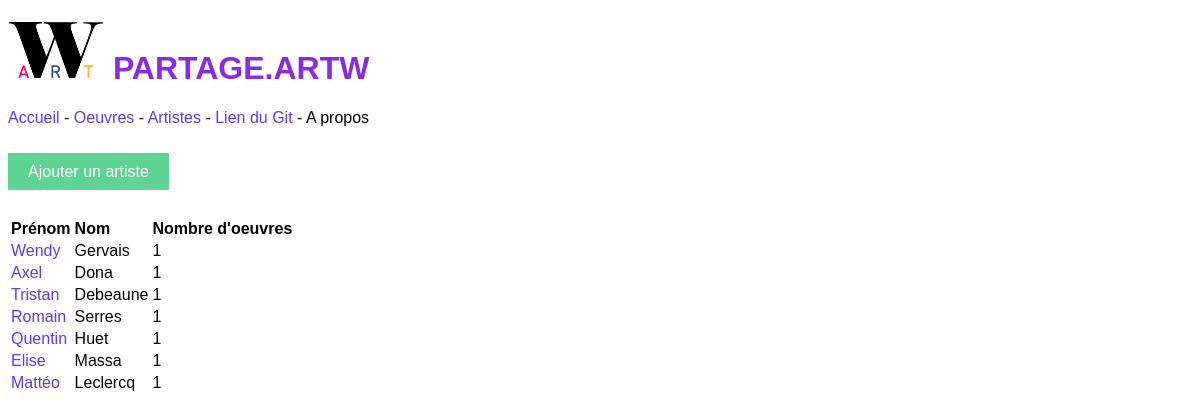
/artw/index.php/artistes, run on the app's committed database.
### tables this page shows
CREATE TABLE IF NOT EXISTS `personnes` (
  `id_personne` int(11) NOT NULL AUTO_INCREMENT,
  `nom` text NOT NULL,
  `prenom` text NOT NULL,
  `photo` text NOT NULL,
  `facebook` text NOT NULL,
  `instagram` text NOT NULL,
  `twitter` text NOT NULL,
  `linkedin` text NOT NULL,
  `bandcamp` text NOT NULL,
  PRIMARY KEY (`id_personne`)
);

### artw/index.php (called while the page is built)
<?php
    include "router.php";
?>

### artw/model.php (called while the page is built, shortened)
<?php
    function requeteInTab($req,$MaBase){
        $PDO = $MaBase->query($req);
        $tab = [];
        while ($ligne = $PDO->fetch()){
            array_push($tab,$ligne);
        }
        return $tab;
    }
    function getNbOeuvre($n, $MaBase) {
        $gn = "'".$n."'";
        $requetenbo = 'SELECT COUNT(DISTINCT id_oeuvre) FROM remplir_role WHERE id_personne='.$gn;
        return requeteInTab($requetenbo, $MaBase)[0][0];
    }
    function getpersonnes($MaBase){
        $requetePersonnes = 'SELECT * FROM personnes';
        return requeteInTab($requetePersonnes,$MaBase);
    }
?>

### artw/views/listeArtistes.php (the view)
<?php
    include "controller.php";
?>
<a href="../index.php/addArtiste" class="ajout">Ajouter un artiste</a>
<br><br><br>
<?php
        echo '<table>
        <tr>
        <th>Prénom</th>
        <th>Nom</th>
        <th>Nombre d\'oeuvres</th>
        </tr>';
        foreach(getpersonnes($MaBase) as $p) {
            echo '<tr>';
            echo '<td>';
            echo '<a href="artiste/';
            echo $p['id_personne'];
            echo '">';
            echo $p['prenom'];
            echo "</a>";
            echo '</td>';
            echo '<td>';
            echo $p['nom'];
            echo '</td>';
            echo '<td>';
            echo getNbOeuvre($p['id_personne'], $MaBase);
            echo '</td>';
            echo '</tr>';
        }
        echo '</table>';
    ?>

### artw/views/header.php (shortened to what this page needs)
<?php
    function setCurrentFolder(){
        $uri = $_SERVER['REQUEST_URI'];
        $url = explode("/", $uri);
        $current = $url[count($url)-1];
        if ($current=="index.php") {
            return '';
        } elseif ($url[count($url)-2] == 'oeuvre' || $url[count($url)-2] == 'delete'|| $url[count($url)-2] == 'artiste'){
            return '../../';
        } else {
            return '../';
        }
    }
?>
<!DOCTYPE html>
<html lang="fr">
<head>
    <?php
        echo '<link rel=stylesheet href="'.setCurrentFolder().'styles.css">';
    ?>
</head>
<body>
<h1>
    <?php
        echo '<a href="'.setCurrentFolder().'index.php"><img src="'.setCurrentFolder().'images/logo.png" alt="Accueil" class="logo"></a>';
    ?>
    PARTAGE.ARTW
</h1>
    <?php
        echo '<nav><a href="'.setCurrentFolder().'index.php">Accueil </a>
        - <a href="'.setCurrentFolder().'index.php/oeuvres">Oeuvres </a> -
        <a href="'.setCurrentFolder().'index.php/artistes">Artistes</a> -
        <a target="_blank" href="https://github.com/Bouillon2Poulet/ARTW"> Lien du Git </a>
        - A propos</nav>'
    ?>
<br><br>

### artw/router.php (shortened to what this page needs)
<?php
    $uri = $_SERVER['REQUEST_URI'];
    $url = explode("/", $uri);
    $dest = $url[count($url)-1];
    include "views/header.php";
    if ($dest=="artistes") {
        include "views/listeArtistes.php";
    }
    else if ( $url[count($url)-2] == 'artiste') {
        include "views/artiste.php";
    }
    include "views/footer.php";
?>

### artw/views/footer.php
</body>
</html>

### artw/styles.css (style rules this page uses)
body { font-family: Arial, Helvetica, sans-serif; text-align: justify; }
h1 { color: blueviolet; }
a { color: rgb(88, 59, 255); text-decoration: none; transition-duration: 0.5s; }
.ajout { color:white; background-color: rgb(93, 211, 148); text-decoration: none; padding: 10px 20px; transition-duration: 0.5s; }
.logo { width:8vw; }

### data on the page
personnes: prenom "Wendy", nom "Gervais", id_personne "1"
personnes: prenom "Axel", nom "Dona", id_personne "1"
personnes: prenom "Tristan", nom "Debeaune", id_personne "1"
personnes: prenom "Romain", nom "Serres", id_personne "1"
personnes: prenom "Quentin", nom "Huet", id_personne "1"
personnes: prenom "Elise", nom "Massa", id_personne "1"
personnes: prenom "Mattéo", nom "Leclercq", id_personne "1"
